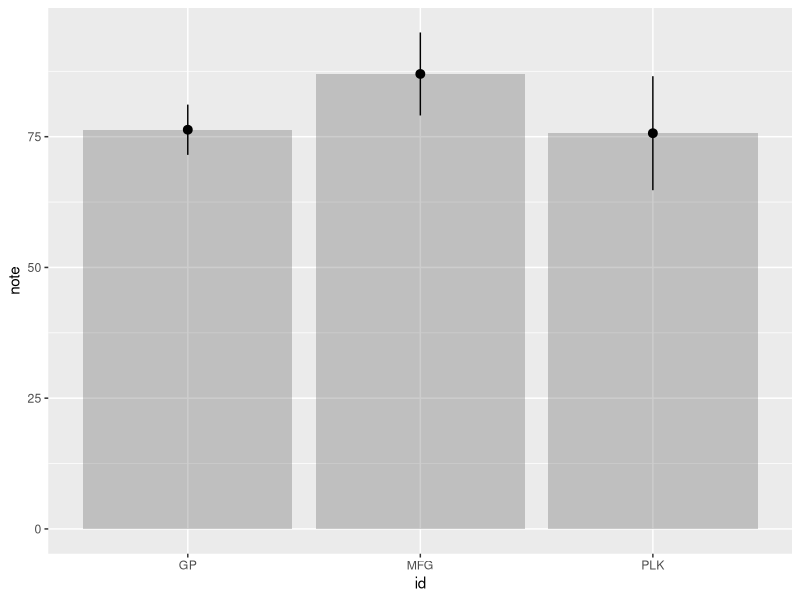
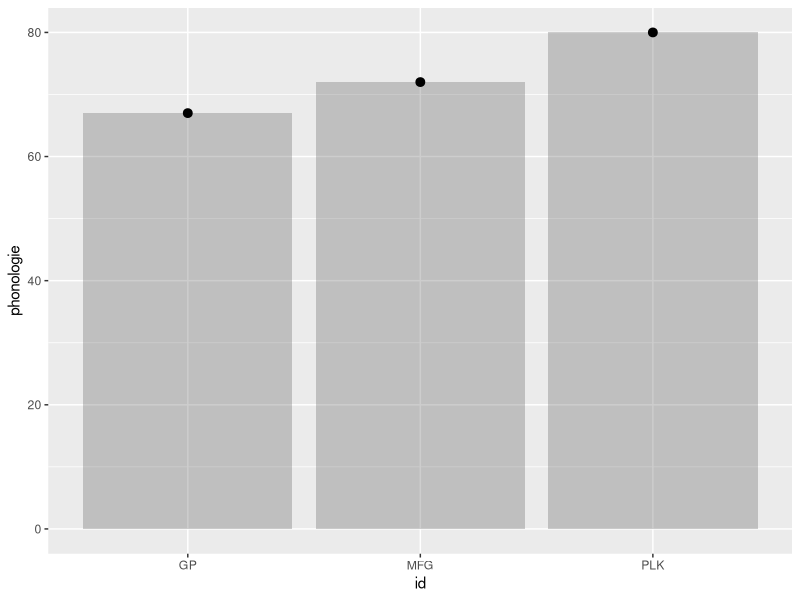

Reproduce these figures in R, in order.
# Complétez le préambule du script selon
# le besoin
library(tidyverse)

# ================================
# ================================
# PARTIE I : Les tableaux larges et longs
# ================================
# ================================

# Les tableaux sont les objets les plus importants (normalement)
# Bien que nous les importions à partir d'un fichier, il est possible
# de créer un tableau ici manuellement

# Il y a plusieurs types de tableaux :
# tibbles, data frames, data tables sont les plus importants
# On va se concentrer sur les tibbles, qui peuvent être créées
# avec la fonction tibble() ou tribble().
# Tapez ?tibble() et ?tribble() pour comprendre les différences entre elles.


# Voici un exemple d'un tableau (tibble) en deux formats : large et long.
# Ces tableaux sont créés manuellement ici juste
# pour vous donner des exemples :

# Large
# Format « horizontal »
large_tibble <- tibble(
  id = c("PLK", "GP", "MFG"),
  phonologie = c(80, 67, 72),
  syntaxe = c(55, 79, 83),
  phonetique = c(92, 83, 90)
)

# Format « vertical »
large_tribble <- tribble(
  ~id, ~phonologie, ~syntaxe, ~phonetique,
  "PLK", 80, 55, 92,
  "GP", 67, 79, 83,
  "MFG", 72, 99, 90
)

# visualiser les deux tibbles :
large_tibble
large_tribble

# Long
long <- tribble(
  ~id, ~cours, ~note,
  "PLK", "phonologie", 80,
  "PLK", "syntaxe", 55,
  "PLK", "phonetique", 92,
  "GP", "phonologie", 67,
  "GP", "syntaxe", 79,
  "GP", "phonetique", 83,
  "MFG", "phonologie", 72,
  "MFG", "syntaxe", 99,
  "MFG", "phonetique", 90
)

# On n'est pas capable de générer une figure avec ggplot2
# si le tableau n'est pas tidy, c'est-à-dire long.
# Exemple de figure avec ggplot2 :
ggplot(data = long, aes(x = id, y = note)) +
  stat_summary(geom = "bar", alpha = 0.3) +
  stat_summary()

# Voyons le problème d'un tableau large :
ggplot(data = large_tibble, aes(x = id, y = phonologie)) +
  stat_summary(geom = "bar", alpha = 0.3) +
  stat_summary()


long

# Les questions ci-dessous sont basées sur
# les tableaux large et/ou long.
#
# 1. Quel type de tableau est le meilleur pour
# l'analyse de données à vos avis...? LONG = tidy (tidy data)

# 2. Quel type est le plus communs pour les résultats des
# questionnaires à partir des sites tels que
# Google Forms ou MS Forms? LARGE

# On utilise tidyverse (spécifiquement l’extension tidyr) pour transformer
# un tableau de large à long et vice-versa.

# Transformation wide-to-long
long_tableau <- large_tibble |>
  pivot_longer(
    names_to = "cours",
    values_to = "note",
    cols = phonologie:phonetique
  )

long_tableau

# Transformation long-to-wide

large_tableau <- long_tableau |>
  pivot_wider(
    names_from = cours,
    values_from = note
  )

large_tableau

long_tableau

# 3. Comment calculer la moyenne générale des notes? Et l'écart-type?
# « Prenez long_tableau et APRES créez un résumé avec la moyenne et l'écart-type »
long_tableau |>
  summarize(
    moyenne = mean(note),
    ET = sd(note),
    # note_max = max(note),
    # note_min = min(note)
  )

# 4. Comment créer une nouvelle colonne qui calcule la
# distance entre les notes et 100?
long_tableau <- long_tableau |>
  mutate(
    distance = 100 - note
  )

long_tableau

# 5. Comment filtrer seulement les notes supérieures à 70?
plus_que_70 <- long_tableau |>
  filter(
    note > 70,
    # cours == "phonologie"
  )

# 6. Comment calculer la moyenne *par cours*?
question6 <- long_tableau |> # prenez long_tableau
  group_by(cours) |> # groupez les données par cours
  summarize( # résumez les données en calculant les notes moyennes
    moyenne = mean(note),
    ET = sd(note)
  )

question6

long_tableau |> # prenez long_tableau
  summarize( # résumez les données en calculant les notes moyennes
    moyenne = mean(note),
    ET = sd(note),
    .by = cours
  )


# ================================
# ================================
# PARTIE II : Révision
# ================================
# ================================

# Importer le fichier sampleData.csv
# Donnez-lui le nom « donnees ».
# Examinez les données attentivement pour comprendre leur structure.
# library() = charger les bibliothèques; read_csv() = charger les fichiers csv
donnees <- read_csv("donnees/sampleData.csv")

donnees
# 2. Les données sont-elles tidy? Autrement dit,
# le tableau est-il large ou long? LARGE (pas tidy)

# 3. Quelles sont les moyennes et les écarts-types des notes pour chaque test?

# 4. Les moyennes du groupe « control » sont-elles supérieures
# ou inférieures aux celles du groupe « target »?

# 5. Comment ajouter une colonne qui contient la note au carré?

# 6. Filtrez les données pour conserver seulement les étudiants
# dont les notes sont supérieures ou égales à 7
#

# ================================
# ================================
# PARTIE III : villes
# ================================
# ================================

# 1. Importez le fichier villes.csv et examinez-le
# C'est un fichier qui sera utilisé plus tard
# dans notre cours.
# Quelle est la classe de la variable « ville »?
# Quelle fonction pouvons-nous utiliser pour vérifier cela?
# Changez-la en « factor ». Quelle(s) différence(s) notez-vous?
#
# 2. Quelles villes sont présentes dans les données?
# 3. Créez une figure appropriée pour les données
# 4. Calculez la note moyenne par ville
# 5. Le tableau est-il tidy? Pouvons-nous le transformer?
#
# Défi :
# 6. Comment pouvons-nous créer un nuage de points ici?
#    La façon la plus simples sera de créer un nouveau tableau
#    qui copie les valeurs de chaque ville. Ajoutez une ligne
#    de tendance à la figure.
